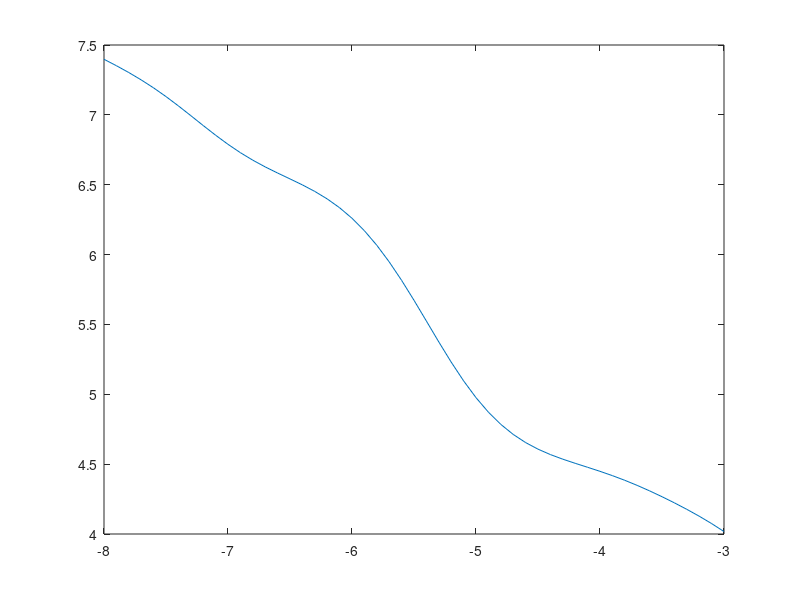

MATLAB code for this plot:
cArray = -8:0.1:-3;
L = length(cArray);
for i = 1 : L
    C = cArray(i);
    x0 = -0.8;
    n = 3;
    xArray = x0;

    f = @(x) 2*x^2 + 5*x - 2*cos(x) + C;
    d = @(x) 4*x + 5 + 2*sin(x);

    for n = 1 : n
     xArray(n+1) = xArray(n) - (f(xArray(n))/d(xArray(n)));
    end
    resultsArray(i) = xArray(end);
end
plot(cArray, resultsArray);

